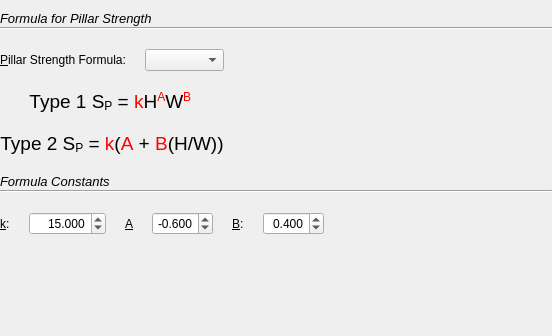
      <widget class="QWidget" name="scrollAreaWidgetContents_3">
       <property name="geometry">
        <rect>
         <x>0</x>
         <y>0</y>
         <width>552</width>
         <height>336</height>
        </rect>
       </property>
       <layout class="QVBoxLayout" name="verticalLayout_6">
        <property name="spacing">
         <number>19</number>
        </property>
        <property name="leftMargin">
         <number>0</number>
        </property>
        <property name="rightMargin">
         <number>0</number>
        </property>
        <item>
         <layout class="QGridLayout" name="gridLayout_6">
          <item row="1" column="0">
           <widget class="QLabel" name="label_6">
            <property name="text">
             <string>&amp;Pillar Strength Formula:</string>
            </property>
            <property name="buddy">
             <cstring>pillarFormulaCombo</cstring>
            </property>
           </widget>
          </item>
          <item row="3" column="0" colspan="2">
           <widget class="QLabel" name="label_11">
            <property name="text">
             <string>&lt;p align=&quot;center&quot; style=&quot; margin-top:0px; margin-bottom:0px; margin-left:0px; margin-right:0px; -qt-block-indent:0; text-indent:0px;&quot;&gt;&lt;span style=&quot; font-size:14pt;&quot;&gt;Type 2  S&lt;/span&gt;&lt;span style=&quot; font-size:14pt; vertical-align:sub;&quot;&gt;P&lt;/span&gt;&lt;span style=&quot; font-size:14pt;&quot;&gt; = &lt;/span&gt;&lt;span style=&quot; font-size:14pt; color:#ff0000;&quot;&gt;k&lt;/span&gt;&lt;span style=&quot; font-size:14pt;&quot;&gt;(&lt;/span&gt;&lt;span style=&quot; font-size:14pt; color:#ff0000;&quot;&gt;A&lt;/span&gt;&lt;span style=&quot; font-size:14pt;&quot;&gt; + &lt;/span&gt;&lt;span style=&quot; font-size:14pt; color:#ff0000;&quot;&gt;B&lt;/span&gt;&lt;span style=&quot; font-size:14pt;&quot;&gt;(H/W))&lt;/span&gt;&lt;/p&gt;</string>
            </property>
           </widget>
          </item>
          <item row="2" column="0" colspan="2">
           <widget class="QLabel" name="label_12">
            <property name="text">
             <string>&lt;p align=&quot;center&quot; style=&quot; margin-top:0px; margin-bottom:0px; margin-left:0px; margin-right:0px; -qt-block-indent:0; text-indent:0px;&quot;&gt;&lt;span style=&quot; font-size:14pt;&quot;&gt;Type 1 S&lt;/span&gt;&lt;span style=&quot; font-size:14pt; vertical-align:sub;&quot;&gt;P&lt;/span&gt;&lt;span style=&quot; font-size:14pt;&quot;&gt; = &lt;span style=&quot; font-size:14pt; color:#ff0000;&quot;&gt;k&lt;/span&gt;H&lt;/span&gt;&lt;span style=&quot; font-size:14pt; color:#ff0000; vertical-align:super;&quot;&gt;A&lt;/span&gt;&lt;span style=&quot; font-size:14pt;&quot;&gt;W&lt;/span&gt;&lt;span style=&quot; font-size:14pt; color:#ff0000; vertical-align:super;&quot;&gt;B                  &lt;/span&gt;&lt;/p&gt;
</string>
            </property>
            <property name="textFormat">
             <enum>Qt::AutoText</enum>
            </property>
           </widget>
          </item>
          <item row="1" column="1">
           <widget class="QComboBox" name="pillarFormulaCombo"/>
          </item>
          <item row="0" column="0" colspan="3">
           <layout class="QVBoxLayout" name="verticalLayout_14">
            <property name="spacing">
             <number>1</number>
            </property>
            <property name="sizeConstraint">
             <enum>QLayout::SetMinimumSize</enum>
            </property>
            <item>
             <widget class="QLabel" name="label_13">
              <property name="font">
               <font>
                <pointsize>10</pointsize>
                <italic>true</italic>
               </font>
              </property>
              <property name="text">
               <string>Formula for Pillar Strength</string>
              </property>
             </widget>
            </item>
            <item>
             <widget class="Line" name="line_7">
              <property name="orientation">
               <enum>Qt::Horizontal</enum>
              </property>
             </widget>
            </item>
           </layout>
          </item>
          <item row="1" column="2" rowspan="3">
           <spacer name="horizontalSpacer_5">
            <property name="orientation">
             <enum>Qt::Horizontal</enum>
            </property>
            <property name="sizeHint" stdset="0">
             <size>
              <width>40</width>
              <height>20</height>
             </size>
            </property>
           </spacer>
          </item>
         </layout>
        </item>
        <item>
         <layout class="QGridLayout" name="gridLayout_5">
          <item row="1" column="0">
           <widget class="QLabel" name="constantKLabel">
            <property name="text">
             <string>&amp;k:</string>
            </property>
            <property name="buddy">
             <cstring>constantKSpin</cstring>
            </property>
           </widget>
          </item>
          <item row="1" column="1">
           <widget class="QDoubleSpinBox" name="constantKSpin">
            <property name="alignment">
             <set>Qt::AlignRight|Qt::AlignTrailing|Qt::AlignVCenter</set>
            </property>
            <property name="decimals">
             <number>3</number>
            </property>
            <property name="maximum">
             <double>2000.000000000000000</double>
            </property>
            <property name="value">
             <double>15.000000000000000</double>
            </property>
           </widget>
          </item>
          <item row="1" column="2">
           <widget class="QLabel" name="constantALabel">
            <property name="text">
             <string>&amp;A</string>
            </property>
            <property name="buddy">
             <cstring>constantASpin</cstring>
            </property>
           </widget>
          </item>
          <item row="1" column="3">
           <widget class="QDoubleSpinBox" name="constantASpin">
            <property name="alignment">
             <set>Qt::AlignRight|Qt::AlignTrailing|Qt::AlignVCenter</set>
            </property>
            <property name="decimals">
             <number>3</number>
            </property>
            <property name="minimum">
             <double>-1.000000000000000</double>
            </property>
            <property name="maximum">
             <double>1.000000000000000</double>
            </property>
            <property name="value">
             <double>-0.600000000000000</double>
            </property>
           </widget>
          </item>
          <item row="1" column="4">
           <widget class="QLabel" name="bLabel">
            <property name="text">
             <string>&amp;B:</string>
            </property>
            <property name="buddy">
             <cstring>constantBSpin</cstring>
            </property>
           </widget>
          </item>
          <item row="1" column="5">
           <widget class="QDoubleSpinBox" name="constantBSpin">
            <property name="alignment">
             <set>Qt::AlignRight|Qt::AlignTrailing|Qt::AlignVCenter</set>
            </property>
            <property name="decimals">
             <number>3</number>
            </property>
            <property name="minimum">
             <double>-1.000000000000000</double>
            </property>
            <property name="maximum">
             <double>1.000000000000000</double>
            </property>
            <property name="value">
             <double>0.400000000000000</double>
            </property>
           </widget>
          </item>
          <item row="1" column="6">
           <spacer name="horizontalSpacer_7">
            <property name="orientation">
             <enum>Qt::Horizontal</enum>
            </property>
            <property name="sizeHint" stdset="0">
             <size>
              <width>40</width>
              <height>20</height>
             </size>
            </property>
           </spacer>
          </item>
          <item row="0" column="0" colspan="7">
           <layout class="QVBoxLayout" name="verticalLayout_13">
            <property name="spacing">
             <number>1</number>
            </property>
            <property name="sizeConstraint">
             <enum>QLayout::SetMaximumSize</enum>
            </property>
            <item>
             <widget class="QLabel" name="label_5">
              <property name="font">
               <font>
                <pointsize>10</pointsize>
                <italic>true</italic>
               </font>
              </property>
              <property name="text">
               <string>Formula Constants</string>
              </property>
             </widget>
            </item>
            <item>
             <widget class="Line" name="line_5">
              <property name="orientation">
               <enum>Qt::Horizontal</enum>
              </property>
             </widget>
            </item>
           </layout>
          </item>
         </layout>
        </item>
        <item>
         <spacer name="verticalSpacer_6">
          <property name="orientation">
           <enum>Qt::Vertical</enum>
          </property>
          <property name="sizeHint" stdset="0">
           <size>
            <width>20</width>
            <height>123</height>
           </size>
          </property>
         </spacer>
        </item>
       </layout>
      </widget>
